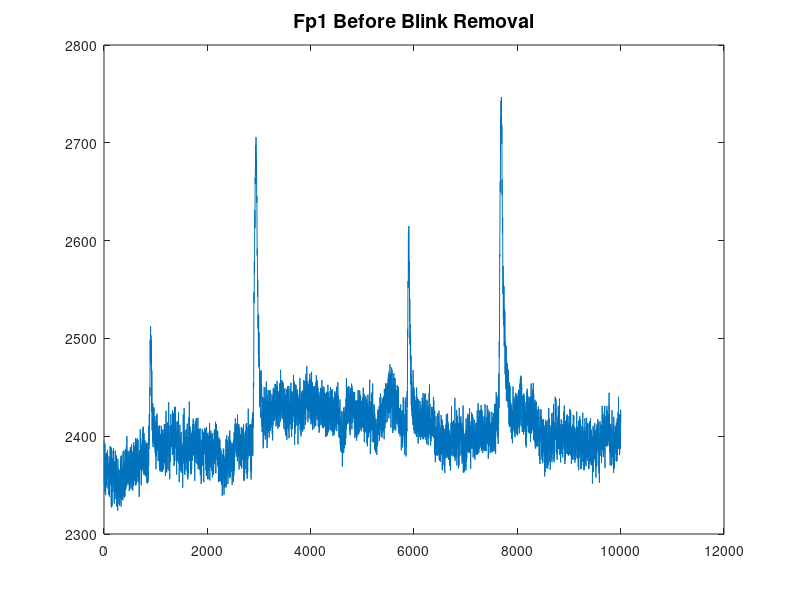

Reproduce this figure in MATLAB. (Note: this script raises an error after producing the figure.)
clear; close all; clc

% CODE TO REMOVE BLINK ARTIFACTS FROM EEG USING PCA AND ICA
% CODE AUTHORED BY: SHAWHIN TALEBI

%% IMPORT DATA

load('EEG_data')

% plot Fp1 electrode data (sits at front left part of head hear left eye)
% perturbations can be seen visually due to blinks
plot(Data(:,1))
title("Fp1 Before Blink Removal", 'FontSize', 14)
%% PCA

% DEFINE NUMBER OF PRINICPLE COMPONENTS TO KEEP
% NOTE: it is typically a good idea to try out different numbers and
% compare their total explained variation
q=21;

% PERFORM PCA
% NOTE: it is important to normalize data! (i.e. substract mean of each 
% column and divide by standard deviation. MATLAB's pca function does this 
% automatically :p
[coeff,Data_PCA,latent,tsquared,explained,mu] = pca(Data, 'NumComponents', q);

% compute and display explained variation
disp(strcat("Top ", string(q), " principle components explain ", ...
    string(sum(explained(1:q))), " of variation"))
%% ICA

% compute independent components from principle components
Mdl = rica(Data_PCA, q);
Data_ICA = transform(Mdl, Data_PCA);

%% PLOT RESULTING COMPONENTS

% define number of plots per column of figure
plotsPerCol = 7;

% set up figure
figure(2)
fig = gcf;
fig.Units = 'normalized';
fig.Position = [0 0 1 1];

% plot components
for i = 1:q
    
    subplot(plotsPerCol,ceil(q/plotsPerCol),i)
    plot(Data_ICA(:,i).^2)
    title(strcat("Component ", string(i), " Squared"), 'FontSize', 16)
    ax = gca;
    ax.XTickLabel = {};
    
end

% save figure to file
print("eeg_components", '-dpng')
%% REMOVE BLINK COMPONENT

% use heuristic to pick component corresponding to blink
Components_blink = pickBlinkComponents(Data_ICA);
disp(strcat("Blink component = ", string(Components_blink)))

% zero all columns corresponsing to blink components
Data_ICA_noBlinks = Data_ICA;
Data_ICA_noBlinks(:,Components_blink) = ...
    zeros(length(Data_ICA), length(Components_blink));

% perform inverse ica transform
Data_PCA_noBlinks = Data_ICA_noBlinks*Mdl.TransformWeights;

% perform inverse pca transform
Data_noBlinks = Data_PCA_noBlinks*coeff';

% set up figure
figure(3)
fig = gcf;
fig.Units = 'normalized';
fig.Position = [0 0 1 1];

% plot Fp1 electrode before and after
subplot(2,1,1)
plot(Data(:,1))
title("Fp1 Before Blink Removal", 'FontSize', 14)
subplot(2,1,2)
plot(Data_noBlinks(:,1))
title("Fp1 After Blink Removal", 'FontSize', 14)

% save figure to file
print("fp1_before_and_after", '-dpng')

%% FUNCTIONS

function Components_blink = pickBlinkComponents(Data_ICA)
    
    % get total number of components from input array
    [~, q] = size(Data_ICA);

    % initialize counter and output array
    i = 1;
    Components_blink = [];

    while i<q
        
        % find peaks of ith component
        % MinPeakDistance informed by average blink rate of 22 blinks/min
        % and 500 Hz sampling rate
        % MinPeakProminence defined by trial and error
        pks = findpeaks(Data_ICA(:,i), ...
            'MinPeakDistance', 1500, ...
            'MinPeakProminence', 100);
        
        % if four peaks exist choose as blink component
        if length(pks)==4
            Components_blink = [Components_blink i];
        end
        
        % increment counter
        i = i + 1;
        
    end

end